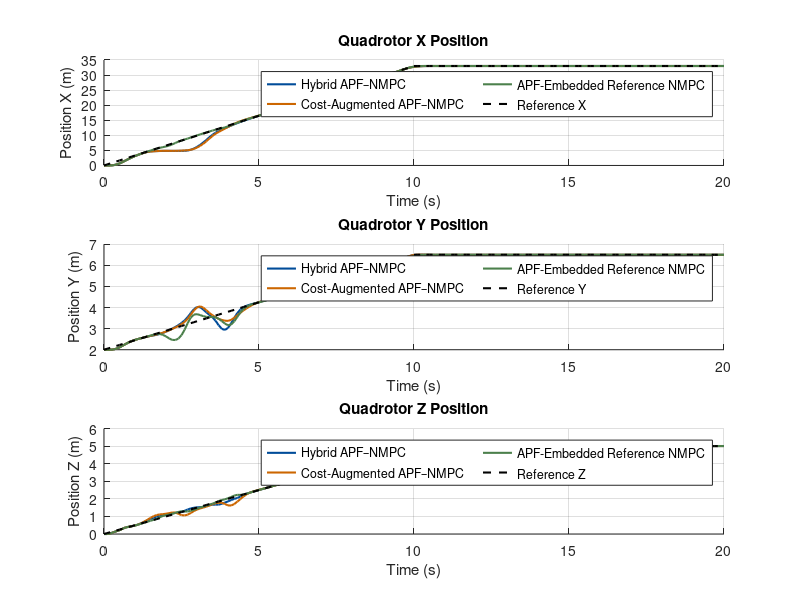
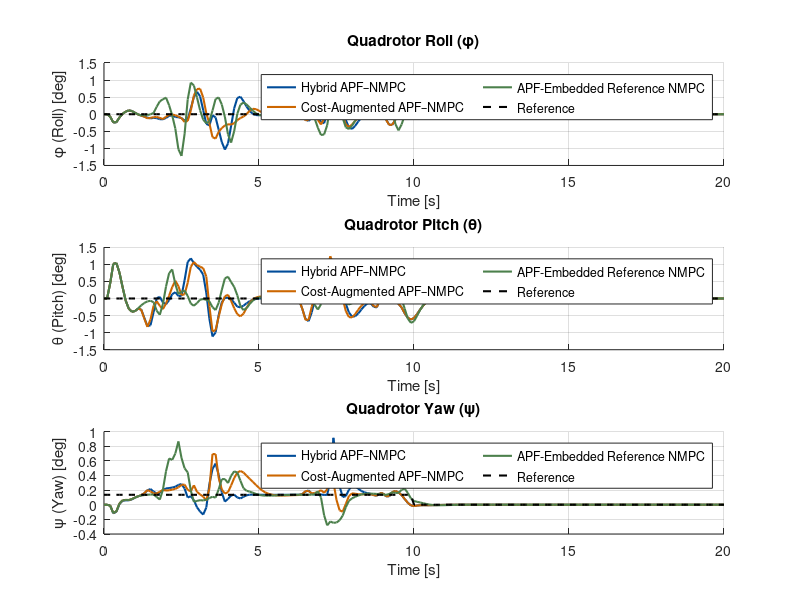
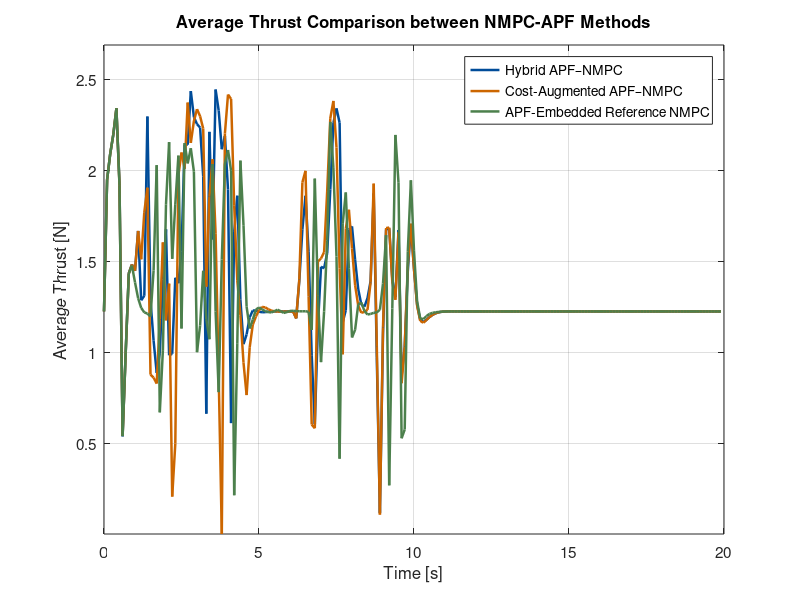
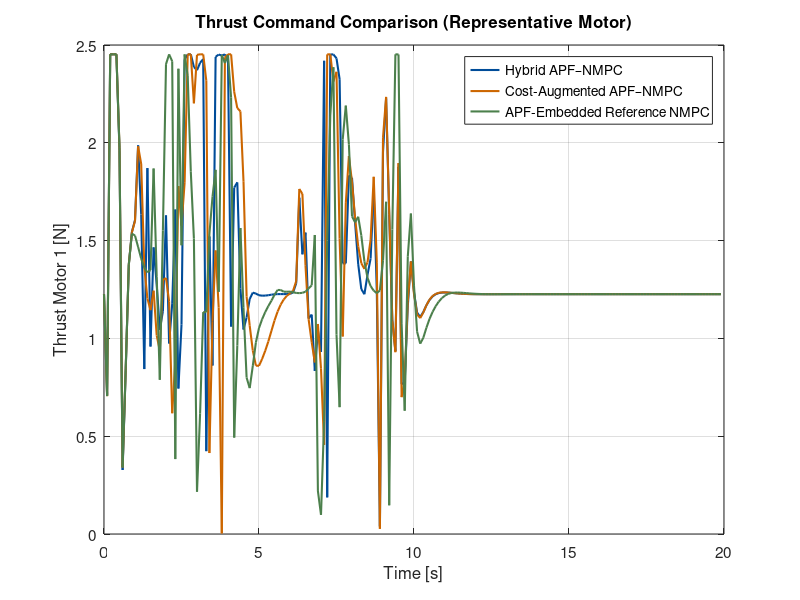

Write MATLAB code to recreate these figures, in order. (Note: this script raises an error after producing the figures.)
close all;
trajectory = 1;

obs_radius_val = 0.5; % semua radius sama
z_pos = 0.0;          % tinggi referensi (anggap obstacle menempel ground, drone terbang di atas)

% posisi obstacle (manual supaya jaraknya tidak terlalu dekat)
if trajectory == 1
    num_obs = 17; 
    obs_center = [ 6  6  6  8   12   12   15   15   16   18   18   22  23   24  26  29   30 ;   % x
                   9  6  3  1.8  4   6.8   6   1.5  8.2  6.2  2.8  2   4.8  8   4   2.2  7.0 ;   % y
                   z_pos*ones(1,num_obs) ];       % z

    obs_radius = obs_radius_val * ones(1,num_obs);
else
    num_obs = 2.0; 
    obs_center = [ 3.25 6.5;   % x
                   2.5 1.5;   % y
                   z_pos*ones(1,num_obs) ];       % z

    obs_radius = obs_radius_val * ones(1,num_obs);
end

% Load hasil simulasi
load('2sim_single.mat','results'); results_single = results;
load('2sim_multi.mat','results');  results_multi  = results;
load('2sim_multi3.mat','results');  results_multi3  = results;

% --- Time vector untuk state (N_sim+1) ---
t_single = (0:size(results_single.history_x,2)-1)*results_single.dt;
t_multi  = (0:size(results_multi.history_x,2)-1)*results_multi.dt;
t_multi3  = (0:size(results_multi3.history_x,2)-1)*results_multi3.dt;
x_ref = results_single.history_x_ref(1,:);
y_ref = results_single.history_x_ref(2,:);
z_ref = results_single.history_x_ref(3,:);

% --- Time vector untuk kontrol (N_sim) ---
t_u_single = (0:size(results_single.history_u,2)-1) * results_single.dt;
t_u_multi  = (0:size(results_multi.history_u,2)-1) * results_multi.dt;
t_u_multi3  = (0:size(results_multi3.history_u,2)-1) * results_multi3.dt;

color1 = [0.00,0.30,0.60];
color2 = [0.80,0.40,0.00];
color3 = [0.30,0.50,0.30];

start = 1.2;
finish = 10.6;

%% =========================================================================
%  FIGURE 1: POSITIONS (px, py, pz)
%  =========================================================================
fig1 = figure(1); 
set(fig1, 'Name', 'Quadrotor Position Comparison', 'NumberTitle', 'off');
clf(fig1);

% Define plot indices for Position (1, 2, 3)
pos_indices = [1, 2, 3];
pos_labels = {'Position X (m)', 'Position Y (m)', 'Position Z (m)'};
pos_titles = {'Quadrotor X Position', 'Quadrotor Y Position', 'Quadrotor Z Position'};
ref_labels = {'Reference X', 'Reference Y', 'Reference Z'};

for i = 1:3
    idx = pos_indices(i); % 1, 2, or 3
    
    % KOREKSI: Menggunakan 3 baris, 1 kolom (Susunan Vertikal)
    subplot(3, 1, i);
    hold on;
    
    % Plot Actual Trajectories
    h_single = plot(t_single, results_single.history_x(idx,:), 'Color', color1, 'LineWidth', 1.5, 'DisplayName', 'Hybrid APF–NMPC');
    h_multi = plot(t_multi, results_multi.history_x(idx,:), 'Color', color2, 'LineWidth', 1.5, 'DisplayName', 'Cost-Augmented APF–NMPC');
    h_multi3 = plot(t_multi3, results_multi3.history_x(idx,:), 'Color', color3, 'LineWidth', 1.5, 'DisplayName', 'APF-Embedded Reference NMPC');
    
    % Plot Reference Trajectory
    h_ref = plot(t_single, results_single.history_x_ref(idx,:), 'k--', 'LineWidth', 1.5, 'DisplayName', ref_labels{i});
    
    grid on;
    ylabel(pos_labels{i});
    title(pos_titles{i});
    
    % Sumbu X hanya pada plot terakhir
    xlabel('Time (s)');
%     set(gca, 'XTickLabel', []); % Sembunyikan label X pada plot atas
    
    % Tambahkan legenda hanya pada plot pertama
    legend([h_single, h_multi, h_multi3, h_ref], 'Location','best', 'NumColumns', 2);

    hold off;
end


%% =========================================================================
%  FIGURE 2: EULER ANGLES (Phi, Theta, Psi)
%  =========================================================================
fig2 = figure(2); 
set(fig2, 'Name', 'Quadrotor Angle Comparison', 'NumberTitle', 'off');
clf(fig2);

% Define plot indices for Angles (4, 5, 6)
angle_indices = [4, 5, 6];
angle_labels = {'\phi (Roll) [deg]', '\theta (Pitch) [deg]', '\psi (Yaw) [deg]'};
angle_titles = {'Quadrotor Roll (\phi)', 'Quadrotor Pitch (\theta)', 'Quadrotor Yaw (\psi)'};

for i = 1:3
    idx = angle_indices(i); % 4, 5, or 6
    
    % KOREKSI: Menggunakan 3 baris, 1 kolom (Susunan Vertikal)
    subplot(3, 1, i);
    hold on;
    
    % Plot Actual Angles
    h_single = plot(t_single, results_single.history_x(idx,:), 'Color', color1, 'LineWidth', 1.5, 'DisplayName', 'Hybrid APF–NMPC');
    h_multi = plot(t_multi, results_multi.history_x(idx,:), 'Color', color2, 'LineWidth', 1.5, 'DisplayName', 'Cost-Augmented APF–NMPC');
    h_multi3 = plot(t_multi3, results_multi3.history_x(idx,:), 'Color', color3, 'LineWidth', 1.5, 'DisplayName', 'APF-Embedded Reference NMPC');
    
    % Plot Reference Angle
    h_ref = plot(t_single, results_single.history_x_ref(idx,:), 'k--', 'LineWidth', 1.5, 'DisplayName', 'Reference');
    
    grid on;
    ylabel(angle_labels{i});
    title(angle_titles{i});
    
    % Sumbu X hanya pada plot terakhir
    xlabel('Time [s]');
%     set(gca, 'XTickLabel', []); % Sembunyikan label X pada plot atas
    
    % Tambahkan legenda hanya pada plot pertama
    legend([h_single, h_multi, h_multi3, h_ref], 'Location','best', 'NumColumns', 2);

    hold off;
end

%% === Compute Average Thrust ===
T_avg_single = mean(results_single.history_u, 1);
T_avg_multi  = mean(results_multi.history_u, 1);
T_avg_multi3 = mean(results_multi3.history_u, 1);

%% === Compute Control Effort Metrics ===
J_u_single = sum(sum(results_single.history_u.^2, 1));
J_u_multi  = sum(sum(results_multi.history_u.^2, 1));
J_u_multi3 = sum(sum(results_multi3.history_u.^2, 1));

mean_u_single = mean(T_avg_single);
mean_u_multi  = mean(T_avg_multi);
mean_u_multi3 = mean(T_avg_multi3);

max_u_single = max(T_avg_single);
max_u_multi  = max(T_avg_multi);
max_u_multi3 = max(T_avg_multi3);

%% === PLOT 1: Average Thrust Comparison ===
figure('Name','Average Thrust Comparison','Color','w');
hold on; box on; grid on;

plot(t_u_single, T_avg_single, 'Color', color1, 'LineWidth', 1.8);
plot(t_u_multi,  T_avg_multi,  'Color', color2, 'LineWidth', 1.8);
plot(t_u_multi3, T_avg_multi3, 'Color', color3, 'LineWidth', 1.8);

xlabel('Time [s]');
ylabel('Average Thrust [N]');
title('Average Thrust Comparison between NMPC-APF Methods');

% (Optional) Mark obstacle avoidance window
% xline(start, '--', 'Avoidance Start', 'Color', [0.5 0.5 0.5], 'LabelHorizontalAlignment', 'center','LabelVerticalAlignment','top');
% xline(finish, '--', 'Avoidance End', 'Color', [0.5 0.5 0.5], 'LabelHorizontalAlignment', 'center','LabelVerticalAlignment','top');

legend({'Hybrid APF–NMPC', ...
        'Cost-Augmented APF–NMPC', ...
        'APF-Embedded Reference NMPC'}, ...
        'Location','best');
set(gca,'FontSize',11);

ylim([min([T_avg_single,T_avg_multi,T_avg_multi3])*0.9, ...
      max([T_avg_single,T_avg_multi,T_avg_multi3])*1.1]);

%% === PLOT 2: Thrust per Motor (Optional, use one representative motor) ===
figure('Name','Thrust Command (Motor 1)','Color','w');
hold on; box on; grid on;

plot(t_u_single, results_single.history_u(1,:), 'Color', color1, 'LineWidth', 1.5);
plot(t_u_multi,  results_multi.history_u(1,:),  'Color', color2, 'LineWidth', 1.5);
plot(t_u_multi3, results_multi3.history_u(1,:), 'Color', color3, 'LineWidth', 1.5);

xlabel('Time [s]');
ylabel('Thrust Motor 1 [N]');
title('Thrust Command Comparison (Representative Motor)');
legend({'Hybrid APF–NMPC', 'Cost-Augmented APF–NMPC', 'APF-Embedded Reference NMPC'}, 'Location','best');
set(gca,'FontSize',11);

% (Optional) Mark obstacle avoidance window
% xline(start, '--', 'Avoidance Start', 'Color', [0.5 0.5 0.5], 'LabelVerticalAlignment','bottom');
% xline(finish, '--', 'Avoidance End', 'Color', [0.5 0.5 0.5], 'LabelVerticalAlignment','bottom');

%% === TABLE: Control Effort Metrics ===
fprintf('\n=== CONTROL EFFORT METRICS ===\n');
fprintf('%-35s %-15s %-15s %-15s\n', 'Method', 'Σ||u||²', 'Mean Thrust [N]', 'Max Thrust [N]');
fprintf('---------------------------------------------------------------------------------\n');
fprintf('%-35s %-15.3f %-15.3f %-15.3f\n', 'Hybrid APF–NMPC', J_u_single, mean_u_single, max_u_single);
fprintf('%-35s %-15.3f %-15.3f %-15.3f\n', 'Cost-Augmented APF–NMPC',         J_u_multi,  mean_u_multi,  max_u_multi);
fprintf('%-35s %-15.3f %-15.3f %-15.3f\n', 'APF-Embedded Reference NMPC',        J_u_multi3, mean_u_multi3, max_u_multi3);

%% === (Optional) Convert metrics to table for plotting/export ===
ControlEffortTable = table( ...
    {'Hybrid APF–NMPC'; 'Cost-Augmented APF–NMPC'; 'APF-Embedded Reference NMPC'}, ...
    [J_u_single; J_u_multi; J_u_multi3], ...
    [mean_u_single; mean_u_multi; mean_u_multi3], ...
    [max_u_single; max_u_multi; max_u_multi3], ...
    'VariableNames', {'Method','TotalEffort','MeanThrust','MaxThrust'});

disp(ControlEffortTable);

% Asumsi: 'results_single' dan 'results_multi' telah dimuat
% Asumsi: 'obs_center', 'obs_radius', 'trajectory' telah didefinisikan

x_ref_single = results_single.history_x_ref(1, :);
y_ref_single = results_single.history_x_ref(2, :);
z_ref_single = results_single.history_x_ref(3, :);

x_actual_single = results_single.history_x(1, :);
y_actual_single = results_single.history_x(2, :);
z_actual_single = results_single.history_x(3, :);

x_actual_multi = results_multi.history_x(1, :);
y_actual_multi = results_multi.history_x(2, :);
z_actual_multi = results_multi.history_x(3, :);

x_actual_multi3 = results_multi3.history_x(1, :);
y_actual_multi3 = results_multi3.history_x(2, :);
z_actual_multi3 = results_multi3.history_x(3, :);

figure; hold on; grid on; box on;

%% --- Plot Lintasan Reference dan Aktual ---
% Plot lintasan referensi (sama untuk kedua metode)
h_ref = plot3(x_ref_single, y_ref_single, z_ref_single, 'k--', 'LineWidth', 1.5, 'DisplayName', 'Reference Path');

% Plot lintasan metode pertama (Single)
h_actual_single = plot3(x_actual_single, y_actual_single, z_actual_single, 'Color', color1, 'LineWidth', 1.5, 'DisplayName', 'Hybrid APF–NMPC');

% Plot lintasan metode kedua (Multi)
h_actual_multi = plot3(x_actual_multi, y_actual_multi, z_actual_multi, 'Color', color2, 'LineWidth', 1.5, 'DisplayName', 'Cost-Augmented APF–NMPC');

% Plot lintasan metode kedua (Multi)
h_actual_multi3 = plot3(x_actual_multi3, y_actual_multi3, z_actual_multi3, 'Color', color3, 'LineWidth', 1.5, 'DisplayName', 'APF-Embedded Reference NMPC');


%% --- Tandai Start & Finish ---
% Titik awal dan akhir untuk metode pertama
% h_start_act_single = plot3(x_actual_single(1), y_actual_single(1), z_actual_single(1), 'bo', 'MarkerFaceColor', 'b', 'MarkerSize', 8, 'DisplayName', 'Start');
% h_finish_act_single = plot3(x_actual_single(end), y_actual_single(end), z_actual_single(end), 'bx', 'LineWidth', 2, 'MarkerSize', 10, 'DisplayName', 'Finish');

% % Titik awal dan akhir untuk metode kedua
% h_start_act_multi = plot3(x_actual_multi(1), y_actual_multi(1), z_actual_multi(1), 'go', 'MarkerFaceColor', 'g', 'MarkerSize', 8, 'DisplayName', 'Start (Multi)');
% h_finish_act_multi = plot3(x_actual_multi(end), y_actual_multi(end), z_actual_multi(end), 'gx', 'LineWidth', 2, 'MarkerSize', 10, 'DisplayName', 'Finish (Multi)');

% Titik awal dan akhir referensi (hanya perlu satu)
h_start_ref = plot3(x_ref_single(1), y_ref_single(1), z_ref_single(1), 'ko', 'MarkerFaceColor', 'k', 'MarkerSize', 8, 'DisplayName', 'Start Reference');
h_finish_ref = plot3(x_ref_single(end), y_ref_single(end), z_ref_single(end), 'kx', 'LineWidth', 2, 'MarkerSize', 10, 'DisplayName', 'Finish Reference');

%% --- Drone Heading (quiver3) ---
% Panah untuk lintasan pertama
N_single = length(x_actual_single);
step_arrow_single = max(floor(N_single/20),1);
scale_arrow = 0.5;
for k = 1:step_arrow_single:N_single-1
    quiver3(x_actual_single(k), y_actual_single(k), z_actual_single(k), ...
            x_actual_single(k+1)-x_actual_single(k), ...
            y_actual_single(k+1)-y_actual_single(k), ...
            z_actual_single(k+1)-z_actual_single(k), ...
            scale_arrow, 'Color', color1, 'LineWidth', 1.5, 'MaxHeadSize', 2, 'HandleVisibility', 'off');
end

% Panah untuk lintasan kedua
N_multi = length(x_actual_multi);
step_arrow_multi = max(floor(N_multi/20),1);
for k = 1:step_arrow_multi:N_multi-1
    quiver3(x_actual_multi(k), y_actual_multi(k), z_actual_multi(k), ...
            x_actual_multi(k+1)-x_actual_multi(k), ...
            y_actual_multi(k+1)-y_actual_multi(k), ...
            z_actual_multi(k+1)-z_actual_multi(k), ...
            scale_arrow, 'Color', color2, 'LineWidth', 1.5, 'MaxHeadSize', 2, 'HandleVisibility', 'off');
end

% Panah untuk lintasan kedua
N_multi3 = length(x_actual_multi3);
step_arrow_multi3 = max(floor(N_multi3/20),1);
for k = 1:step_arrow_multi3:N_multi3-1
    quiver3(x_actual_multi3(k), y_actual_multi3(k), z_actual_multi3(k), ...
            x_actual_multi3(k+1)-x_actual_multi3(k), ...
            y_actual_multi3(k+1)-y_actual_multi3(k), ...
            z_actual_multi3(k+1)-z_actual_multi3(k), ...
            scale_arrow, 'Color', color3, 'LineWidth', 1.5, 'MaxHeadSize', 2, 'HandleVisibility', 'off');
end
h_arrow_single = plot3(nan, nan, nan, 'Color', color1, 'LineWidth', 1.5, 'DisplayName', 'Hybrid APF–NMPC');
h_arrow_multi = plot3(nan, nan, nan, 'Color', color2, 'LineWidth', 1.5, 'DisplayName', 'Cost-Augmented APF–NMPC');
h_arrow_multi3 = plot3(nan, nan, nan, 'Color', color3, 'LineWidth', 1.5, 'DisplayName', 'APF-Embedded Reference NMPC');

%% --- Plot Obstacles (Silinder Hijau Tua) ---
num_obs = size(obs_center,2);
if trajectory == 1
    obstacle_height = 8;
else
    obstacle_height = 2;%8;
end
safety_scale = 1.2; % safety margin

for j = 1:num_obs
    c = obs_center(:,j);
    r = obs_radius(j);

    [x_cyl, y_cyl, z_cyl] = cylinder(r,50);
    z_cyl = z_cyl * obstacle_height;
    x_cyl = x_cyl + c(1);
    y_cyl = y_cyl + c(2);

    surf(x_cyl, y_cyl, z_cyl, 'FaceAlpha', 0.5, 'FaceColor', [0.52 0.21 0.57], 'EdgeColor', 'none');

    [x_safe, y_safe, z_safe] = cylinder(r*safety_scale,50);
    z_safe = z_safe*obstacle_height;
    x_safe = x_safe + c(1);
    y_safe = y_safe + c(2);
    surf(x_safe, y_safe, z_safe, 'FaceAlpha', 0.1, 'FaceColor', 'r', 'EdgeColor', 'none', 'HandleVisibility', 'off');
end
h_obs = plot3(nan, nan, nan, 'ko', 'MarkerFaceColor', 'm', 'MarkerEdgeColor', 'k', 'DisplayName', 'Obstacles');


%% --- Axis, Labels, View ---
xlabel('X [m]'); ylabel('Y [m]'); zlabel('Z [m]');
title('Drone Trajectory Comparison', 'FontSize', 12);
view(45,25);

% Atur batas sumbu agar konsisten untuk kedua plot
all_x = [x_ref_single, x_actual_single, x_actual_multi, x_actual_multi3];
all_y = [y_ref_single, y_actual_single, y_actual_multi, y_actual_multi3];
all_z = [z_ref_single, z_actual_single, z_actual_multi, z_actual_multi3];

xlim([min(all_x)-1, max(all_x)+1]);
ylim([min(all_y)-1, max(all_y)+1]);
zlim([min(all_z)-1, max(all_z)+1]);

axis equal; grid on;

%% --- Legend (informatif) ---
legend([h_actual_single, h_actual_multi, h_actual_multi3, h_ref, h_obs, h_start_ref, h_finish_ref], 'Location','bestoutside');


figure; hold on; grid on; box on;

%% --- Plot Lintasan Referensi dan Aktual ---
h_ref = plot(x_ref, y_ref, 'k--', 'LineWidth', 1.5, 'DisplayName', 'Reference Path'); % Jalur referensi
h_actual_single = plot(x_actual_single, y_actual_single, 'Color', color1, 'LineWidth', 1.5, 'DisplayName', 'Hybrid APF–NMPC'); % Jalur Single-NMPC
h_actual_multi = plot(x_actual_multi, y_actual_multi, 'Color', color2, 'LineWidth', 1.5, 'DisplayName', 'Cost-Augmented APF–NMPC'); % Jalur Multi-NMPC
h_actual_multi3 = plot(x_actual_multi3, y_actual_multi3, 'Color', color3, 'LineWidth', 1.5, 'DisplayName', 'APF-Embedded Reference NMPC'); % Jalur Multi-NMPC

%% --- Obstacles (lingkaran 2D) ---
% --- Inisialisasi Parameter ---
theta = linspace(0, 2*pi, 100);
num_obs = size(obs_center, 2);
obs_radius = obs_radius_val * ones(1, num_obs); % Radius rintangan fisik

obstacle_color = [0.5 0.5 0.5]; % Warna abu-abu solid untuk semua rintangan
d_safe = 0.5; % Ganti dengan nilai d_safe aktual Anda

% --- Loop untuk Menggambar Setiap Rintangan ---
for j = 1:num_obs
    % 1. Gambar Rintangan Fisik (Warna Solid Tunggal)
    x_obs = obs_center(1, j) + obs_radius(j) * cos(theta);
    y_obs = obs_center(2, j) + obs_radius(j) * sin(theta);
    
    fill(x_obs, y_obs, obstacle_color, 'FaceAlpha', 0.6, 'EdgeColor', 'k', 'LineWidth', 1);
    
    % 2. Gambar Lingkaran Jarak Aman (Safe Distance Margin)
    R_safe_zone = obs_radius(j) + d_safe; % Radius Total: Fisik + Jarak Aman
    
    x_safe = obs_center(1, j) + R_safe_zone * cos(theta);
    y_safe = obs_center(2, j) + R_safe_zone * sin(theta);
    
    plot(x_safe, y_safe, 'k:', 'LineWidth', 1.2, 'HandleVisibility', 'off'); % Garis putus-putus hitam (dotted)
end

% --- Handle Legenda (untuk Rintangan dan Zona Aman) ---
% Tambahkan handle placeholder untuk legenda yang akurat
h_obs = plot(nan, nan, 's', 'MarkerFaceColor', obstacle_color, 'MarkerEdgeColor', 'k', 'DisplayName', 'Obstacles');
h_safe = plot(nan, nan, 'k:', 'LineWidth', 1.2, 'DisplayName', ['Safe zone (R_{safe} = ' num2str(d_safe) 'm)']);

% Hapus plot placeholder lama jika ada
% h_obs_old = plot(nan, nan, 'o', 'MarkerFaceColor', 'k', 'MarkerEdgeColor', 'k', 'DisplayName', 'Obstacles');

%% --- Tandai Start & Finish ---
h_start_ref = plot(x_ref(1), y_ref(1), 'ko', 'MarkerSize', 10, 'MarkerFaceColor', 'k', 'DisplayName', 'Start Reference');
h_finish_ref = plot(x_ref(end), y_ref(end), 'kx', 'MarkerSize', 10, 'LineWidth', 2, 'DisplayName', 'Finish Reference');
% 
% h_start_single = plot(x_actual_single(1), y_actual_single(1), 'bo', 'MarkerSize', 10, 'MarkerFaceColor', 'b', 'DisplayName', 'Start Improvement APF');
% h_finish_single = plot(x_actual_single(end), y_actual_single(end), 'bx', 'MarkerSize', 10, 'LineWidth', 2, 'DisplayName', 'Finish Improvement APF');

% h_start_multi = plot(x_actual_multi(1), y_actual_multi(1), 'go', 'MarkerSize', 10, 'MarkerFaceColor', 'g', 'DisplayName', 'Start Multi-NMPC');
% h_finish_multi = plot(x_actual_multi(end), y_actual_multi(end), 'gx', 'MarkerSize', 10, 'LineWidth', 2, 'DisplayName', 'Finish Multi-NMPC');

%% --- Drone Heading (quiver) ---
scale_arrow = 1;

% Quiver untuk metode single
N_single = length(x_actual_single);
step_arrow_single = max(floor(N_single / 20), 1);
for k = 1:step_arrow_single:N_single - 1
    quiver(x_actual_single(k), y_actual_single(k), ...
           x_actual_single(k+1) - x_actual_single(k), ...
           y_actual_single(k+1) - y_actual_single(k), ...
           scale_arrow, 'Color', color1, 'LineWidth', 1.5, 'MaxHeadSize', 3, 'HandleVisibility', 'off');
end

% Quiver untuk metode multi
N_multi = length(x_actual_multi);
step_arrow_multi = max(floor(N_multi / 20), 1);
for k = 1:step_arrow_multi:N_multi - 1
    quiver(x_actual_multi(k), y_actual_multi(k), ...
           x_actual_multi(k+1) - x_actual_multi(k), ...
           y_actual_multi(k+1) - y_actual_multi(k), ...
           scale_arrow, 'Color', color2, 'LineWidth', 1.5, 'MaxHeadSize', 3, 'HandleVisibility', 'off');
end

N_multi3 = length(x_actual_multi3);
step_arrow_multi3 = max(floor(N_multi3 / 20), 1);
for k = 1:step_arrow_multi3:N_multi3 - 1
    quiver(x_actual_multi3(k), y_actual_multi3(k), ...
           x_actual_multi3(k+1) - x_actual_multi3(k), ...
           y_actual_multi3(k+1) - y_actual_multi3(k), ...
           scale_arrow, 'Color', color3, 'LineWidth', 1.5, 'MaxHeadSize', 3, 'HandleVisibility', 'off');
end
% h_arrow_single = plot(nan, nan, 'Color', color1, 'LineWidth', 1.5, 'DisplayName', 'Improvement APF Heading');
% h_arrow_multi = plot(nan, nan, 'Color', color3, 'LineWidth', 1.5, 'DisplayName', 'Clasic APF Heading');


h_arrow_single = plot(nan, nan, 'Color', color1, 'LineWidth', 1.5, 'DisplayName', 'Hybrid APF–NMPC');
h_arrow_multi = plot(nan, nan, 'Color', color2, 'LineWidth', 1.5, 'DisplayName', 'Cost-Augmented APF–NMPC');
h_arrow_multi3 = plot(nan, nan, 'Color', color3, 'LineWidth', 1.5, 'DisplayName', 'APF-Embedded Reference NMPC');

%% --- Axis, Labels, Title ---
xlabel('X [m]');
ylabel('Y [m]');
title('Drone Trajectory (Top View) Comparison');
axis equal;
grid on;
box on;

%% --- Legend yang lebih informatif ---
legend([h_actual_single, h_actual_multi, h_actual_multi3,h_ref, h_start_ref, h_finish_ref, h_obs], 'Location', 'northeast');


% Asumsi: 'results_single', 'results_multi', 'obs_center', dan 'obs_radius' telah dimuat

%% --- Hitung metrik untuk Single-NMPC ---
% N_single = size(results_single.history_x, 2);
% t_single = (0:N_single-1) * results_single.dt;
% d_min_log_single = zeros(1, N_single);
% for i = 1:N_single
%     p = results_single.history_x(1:3, i);
%     d_all = vecnorm(p - obs_center, 2, 1) - obs_radius;
%     d_min_log_single(i) = min(d_all);
% end

% Ambil hanya koordinat X dan Y dari pusat rintangan (Z diabaikan)
obs_center_2D = obs_center(1:2, :); 
obs_radius_2D = obs_radius; % Radius tetap sama

for i = 1:N_single
    % PENTING: Ambil hanya X dan Y dari posisi drone
    p_2D = results_single.history_x(1:2, i); 
    
    % Hitung jarak horizontal (2D) dari pusat drone ke pusat rintangan
    distance_to_center_2D = vecnorm(p_2D - obs_center_2D, 2, 1);
    
    % Hitung jarak minimum ke permukaan (2D)
    d_all_2D = distance_to_center_2D - obs_radius_2D;
    d_min_log_single(i) = min(d_all_2D);
end


v_act_norm_single = sqrt(sum(results_single.history_x(7:9, 1:N_single).^2, 1));

%% --- Hitung metrik untuk Multi-NMPC ---
% N_multi = size(results_multi.history_x, 2);
% t_multi = (0:N_multi-1) * results_multi.dt;
% d_min_log_multi = zeros(1, N_multi);
% for i = 1:N_multi
%     p = results_multi.history_x(1:3, i);
%     d_all = vecnorm(p - obs_center, 2, 1) - obs_radius;
%     d_min_log_multi(i) = min(d_all);
% end

obs_center_2D = obs_center(1:2, :); 
obs_radius_2D = obs_radius; % Radius tetap sama

for i = 1:N_multi
    % PENTING: Ambil hanya X dan Y dari posisi drone
    p_2D = results_multi.history_x(1:2, i); 
    
    % Hitung jarak horizontal (2D) dari pusat drone ke pusat rintangan
    distance_to_center_2D = vecnorm(p_2D - obs_center_2D, 2, 1);
    
    % Hitung jarak minimum ke permukaan (2D)
    d_all_2D = distance_to_center_2D - obs_radius_2D;
    d_min_log_multi(i) = min(d_all_2D);
end

v_act_norm_multi = sqrt(sum(results_multi.history_x(7:9, 1:N_multi).^2, 1));

% N_multi3 = size(results_multi3.history_x, 2);
% t_multi3 = (0:N_multi3-1) * results_multi3.dt;
% d_min_log_multi3 = zeros(1, N_multi3);
% for i = 1:N_multi3
%     p = results_multi3.history_x(1:3, i);
%     d_all = vecnorm(p - obs_center, 2, 1) - obs_radius;
%     d_min_log_multi3(i) = min(d_all);
% end

obs_center_2D = obs_center(1:2, :); 
obs_radius_2D = obs_radius; % Radius tetap sama

for i = 1:N_single
    % PENTING: Ambil hanya X dan Y dari posisi drone
    p_2D = results_multi3.history_x(1:2, i); 
    
    % Hitung jarak horizontal (2D) dari pusat drone ke pusat rintangan
    distance_to_center_2D = vecnorm(p_2D - obs_center_2D, 2, 1);
    
    % Hitung jarak minimum ke permukaan (2D)
    d_all_2D = distance_to_center_2D - obs_radius_2D;
    d_min_log_multi3(i) = min(d_all_2D);
end

v_act_norm_multi3 = sqrt(sum(results_multi3.history_x(7:9, 1:N_multi3).^2, 1));


%% --- Plot 1: Minimum Distance to Obstacles Comparison ---
figure('Name', 'Minimum Distance to Obstacles Comparison', 'Color', 'w');
hold on; 
box on; 
grid on;

% --- Plot Minimum Distance ---
% 't_single', 'd_min_log_single' likely refer to your Hybrid NMPC approach
h_dist_hybrid = plot(t_single, d_min_log_single, 'Color', color1, 'LineWidth', 1.5);

% 't_multi', 'd_min_log_multi' likely refer to the Cost-only APF benchmark
h_dist_cost_only = plot(t_multi, d_min_log_multi, 'Color', color2, 'LineWidth', 1.5);

% 't_multi3', 'd_min_log_multi3' likely refer to the Input-Bias APF benchmark
h_dist_input_bias = plot(t_multi3, d_min_log_multi3, 'Color', color3, 'LineWidth', 1.5);

ylabel('Minimum Distance to Obstacles [m]');
xlabel('Time [s]');
title('Comparison of Drone Minimum Distance to Obstacles');

% Combine distance data to set consistent axis limits
all_dist = [d_min_log_single, d_min_log_multi, d_min_log_multi3];
ylim([0, max(all_dist) * 1.2]);

% Safe Distance Threshold Line
h_safe_line = yline(0.5, 'k', 'LineWidth', 1.5, 'Label', 'safety boundary (d{safe})', 'LabelHorizontalAlignment', 'right', ...
    'LabelVerticalAlignment', 'bottom');

% Legend for Distance Plot
legend([h_dist_hybrid, h_dist_cost_only, h_dist_input_bias], ...
       {'Hybrid APF–NMPC', ...
        'Cost-Augmented APF–NMPC', ...
        'APF-Embedded Reference NMPC'}, ...
       'Location', 'northeast', 'FontSize', 10, 'Box', 'off');
   
% xline(start, '--', 'Start Avoidance', 'Color', [0.2 0.2 0.2]);
% xline(finish, '--', 'End Avoidance', 'Color', [0.2 0.2 0.2]);


set(gca, 'FontSize', 11);


%% --- Plot 2: Total Drone Speed Comparison ---
figure('Name', 'Total Drone Speed Comparison', 'Color', 'w');
hold on; 
box on; 
grid on;

% --- Plot Total Speed ---
h_speed_hybrid = plot(t_single, v_act_norm_single, 'Color', color1, 'LineWidth', 1.5);
h_speed_cost_only = plot(t_multi, v_act_norm_multi, 'Color', color2, 'LineWidth', 1.5);
h_speed_input_bias = plot(t_multi3, v_act_norm_multi3, 'Color', color3, 'LineWidth', 1.5);

ylabel('Drone Total Speed [m/s]');
xlabel('Time [s]');
title('Comparison of Drone Total Speed during Maneuver');

% Combine speed data to set consistent axis limits
all_speed = [v_act_norm_single, v_act_norm_multi, v_act_norm_multi3];
ylim([0, max(all_speed) * 1.2]);

% Legend for Speed Plot
legend([h_speed_hybrid, h_speed_cost_only, h_speed_input_bias], ...
       {'Hybrid APF–NMPC', 'Cost-Augmented APF–NMPC', 'APF-Embedded Reference NMPC'}, ...
       'Location', 'best');

% (Optional) Mark obstacle avoidance window
% xline(start, '--', 'Avoidance Start', 'Color', [0.5 0.5 0.5], 'LabelVerticalAlignment','top');
% xline(finish, '--', 'Avoidance End', 'Color', [0.5 0.5 0.5], 'LabelVerticalAlignment','top');

set(gca, 'FontSize', 11);


%% --- Publikasi-ready Plotting Kecepatan Drone --- %%
% Asumsi: results_single dan results_multi telah dimuat
% dan memiliki history_x, history_x_ref, dan dt

% Dapatkan data dan waktu untuk kedua metode
t_single = (0:size(results_single.history_x, 2)-1) * results_single.dt;
t_multi = (0:size(results_multi.history_x, 2)-1) * results_multi.dt;
t_multi3 = (0:size(results_multi3.history_x, 2)-1) * results_multi3.dt;

% Buat figure dengan ukuran yang disesuaikan
figure('Name','Drone Linear Velocity and Speed Comparison','Color','w', 'Position', [100 100 800 900]);

% Warna dan style
colors = {color1, color2, color3};
style_ref = '--'; % Garis putus-putus untuk referensi
style_single = '-'; % Garis solid untuk Single-NMPC
style_multi = '-'; % Garis titik-titik untuk Multi-NMPC
style_multi3 = '-'; % Garis titik-titik untuk Multi-NMPC

%% --- VX, VY, VZ Subplots ---
components = {'v_x','v_y','v_z'};
for i = 1:3
    subplot(4,1,i);
    hold on;
    
    % Plot NMPC reference (sama untuk kedua metode)
    h_ref = plot(t_single, results_single.history_x_ref(6+i,:), 'k', 'LineStyle', style_ref, 'LineWidth', 1.5);
    
    % --- Plot Actual Single-NMPC (Metode 1) ---
    h_single = plot(t_single, results_single.history_x(6+i,:), 'Color', colors{1}, 'LineStyle', style_single, 'LineWidth', 1.5);
    
    % --- Plot Actual Multi-NMPC (Metode 2) ---
    h_multi = plot(t_multi, results_multi.history_x(6+i,:), 'Color', colors{2}, 'LineStyle', style_multi, 'LineWidth', 1.5);
    
    % --- Plot Actual Metode Ketiga (Metode 3) ---
    h_multi3 = plot(t_multi3, results_multi3.history_x(6+i,:), 'Color', colors{3}, 'LineStyle', style_multi3, 'LineWidth', 1.5);
    
    grid on; box on;
    xlabel('Time [s]');
    ylabel([components{i} ' [m/s]']);
    
    legend([h_ref, h_single, h_multi, h_multi3], 'NMPC reference', 'Hybrid APF–NMPC', 'Cost-Augmented APF–NMPC', 'APF-Embedded Reference NMPC', 'Location', 'northeast');
    title(['Quadrotor Linear Velocity in ', strrep(components{i},'_','-')]);
    hold off;
end

%% --- Total Speed Subplot ---
v_ref_norm = sqrt(sum(results_single.history_x_ref(7:9,:).^2,1));
v_single_norm = sqrt(sum(results_single.history_x(7:9,:).^2,1));
v_multi_norm = sqrt(sum(results_multi.history_x(7:9,:).^2,1));
v_multi_norm3 = sqrt(sum(results_multi3.history_x(7:9,:).^2,1));
 
subplot(4,1,4);
hold on;
plot(t_single, v_ref_norm, 'k--', 'LineWidth', 1.5);
plot(t_single, v_single_norm, 'Color', color1, 'LineWidth', 1.5);
plot(t_multi, v_multi_norm, 'Color', color2, 'LineWidth', 1.5);
plot(t_multi3, v_multi_norm3, 'Color', color3, 'LineWidth', 1.5);

grid on; box on;
xlabel('Time [s]');
ylabel('Speed [m/s]');
legend('NMPC reference speed', 'Hybrid APF–NMPC', 'Cost-Augmented APF–NMPC', 'APF-Embedded Reference NMPC', 'Location', 'best');
title('Comparison of Drone Total Linear Speed');

hold off;



%% === Hitung Error untuk masing-masing metode ===
ref_traj = [x_ref; y_ref; z_ref];
act_single = results_single.history_x(1:3,:);
act_multi  = results_multi.history_x(1:3,:);
act_multi3 = results_multi3.history_x(1:3,:);

[RMSE_single, MAE_single, MAX_single] = computeTrackingError(ref_traj, act_single);
[RMSE_multi,  MAE_multi,  MAX_multi]  = computeTrackingError(ref_traj, act_multi);
[RMSE_multi3, MAE_multi3, MAX_multi3] = computeTrackingError(ref_traj, act_multi3);

%% === Hitung Violation untuk setiap metode ===
V_single = computeViolation(results_single, obs_center, obs_radius);
V_multi  = computeViolation(results_multi,  obs_center, obs_radius);
V_multi3 = computeViolation(results_multi3, obs_center, obs_radius);


%% === Buat Tabel Evaluasi ===
Method = {'Hybrid APF–NMPC'; 'Cost-Augmented APF–NMPC'; 'APF-Embedded Reference NMPC'};
RMSE = [RMSE_single; RMSE_multi; RMSE_multi3];
MAE  = [MAE_single; MAE_multi; MAE_multi3];
MAXE = [MAX_single; MAX_multi; MAX_multi3];
Violation = [V_single; V_multi; V_multi3];

T = table(Method, RMSE, MAE, MAXE, Violation);
disp('=== Performance Comparison ===');
disp(T);

%% === Visualisasi perbandingan Error & Violation ===
figure('Name','Error vs Violation Comparison','Color','w');
yyaxis left
bar(categorical(Method), RMSE, 0.4);
ylabel('RMSE [m]');
yyaxis right
plot(categorical(Method), Violation, 'ro-','LineWidth',2,'MarkerSize',8);
ylabel('Constraint Violation [m]');
title('Tracking Error and Safety Violation Comparison');
grid on;

%% === Fungsi perhitungan error tracking ===
function [RMSE, MAE, MAXE] = computeTrackingError(ref, actual)
    err = vecnorm(ref - actual, 2, 1);
    RMSE = sqrt(mean(err.^2));
    MAE  = mean(abs(err));
    MAXE = max(abs(err));
end

%% === Fungsi menghitung Constraint Violation (Obstacle) ===
function V = computeViolation(results, obs_center, obs_radius)
    d_safe = 0.5;   % batas aman (jarak pengaruh APF)
    num_steps = size(results.history_x,2);
    num_obs = size(obs_center,2);
    V = 0;
    for k = 1:num_steps
        p = results.history_x(1:2,k);
        min_dist = inf;
        for j = 1:num_obs
            c = obs_center(1:2,j);
            r = obs_radius(j);
            dist_surf = norm(p - c) - r; % jarak ke permukaan obstacle
            if dist_surf < min_dist
                min_dist = dist_surf;
            end
        end
        V = V + max(0, d_safe - min_dist);  % pelanggaran jika < d_safe
    end
    V = V / num_steps;
end